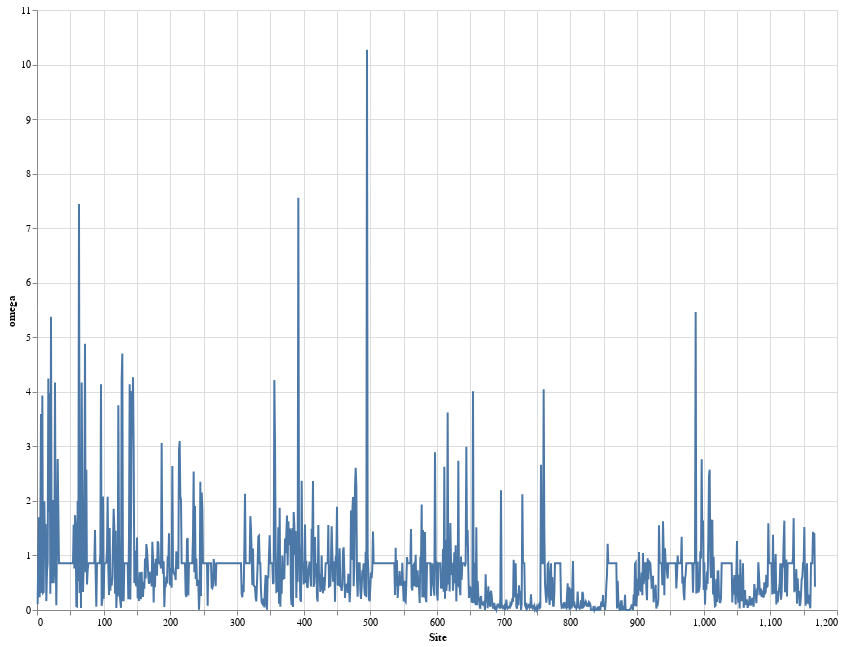

Notebook code cell kept with this figure:
### Markdown cell above
## Visualizations

### Code cell
# Basic plot
source = df

line = alt.Chart(source).mark_line().encode(
    x='Site',
    y=alt.Y('omega'), 
).properties(
    width=800,
    height=600)

line

### Figure 1 — Vega-Lite specification as saved in the notebook (floating-point values rounded to 4 significant figures; data arrays with more than 128 entries replaced by an {"elided": "..."} marker saying what was removed)
{"config": {"view": {"continuousWidth": 400, "continuousHeight": 300}}, "data": {"name": "data-9bc3d33b47c1994ffd3c9eff88e66489"}, "mark": "line", "encoding": {"x": {"type": "quantitative", "field": "Site"}, "y": {"type": "quantitative", "field": "omega"}}, "height": 600, "width": 800, "$schema": "https://vega.github.io/schema/vega-lite/v4.8.1.json", "datasets": {"data-9bc3d33b47c1994ffd3c9eff88e66489": {"elided": "1167 records"}}}
